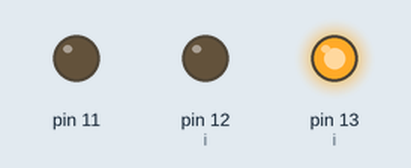
Simulated run of this sketch. Board: Arduino Uno, built with avr-gcc and run on an emulated ATmega328P. On the bench: output pins drawn as LEDs (lit = HIGH). What the sketch prints to the serial monitor is not drawn.

Above: at 0.2 s.
At 2.2 s:
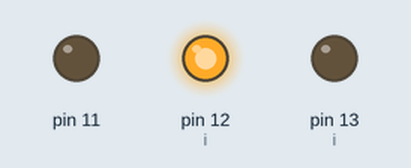
At 4.2 s:
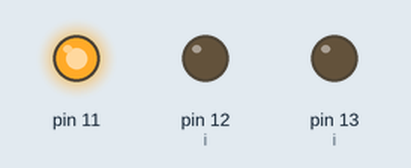
At 8.2 s:
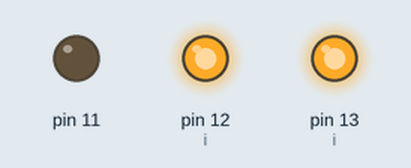
At 12.2 s:
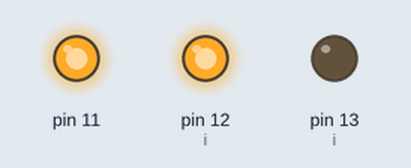
At 17.7 s:
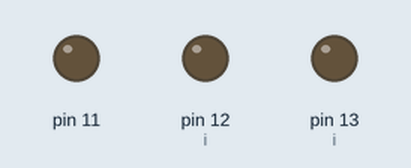
Timing chart, 0 to 18.2 s (numbered marks = the images above):
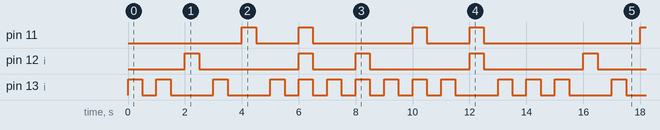

Measured:
- by itself, pin 11: repeats every 14.0 s: LOW 1.5 s, HIGH 0.50 s, LOW 3.5 s, HIGH 0.50 s, LOW 1.5 s, HIGH 0.50 s, LOW 5.5 s, HIGH 0.50 s
- by itself, pin 12 (i): repeats every 14.0 s: LOW 3.5 s, HIGH 0.50 s, LOW 1.5 s, 2 × (HIGH 0.50 s, LOW 3.5 s), HIGH 0.50 s
- by itself, pin 13 (i): moves between LOW and HIGH, repeating every 14.0 s

The sketch:

Exercicio_6_refatorado.ino
```cpp
/* Um LED RGB é um led 3 em um, pois ele possui 3 leds internos, um vermelho (Red),
um verde (Green) e um azul (Blue), daí o nome RGB, Red Green Blue.
Esse led está ligado no Arduino da seguinte maneira:

Pino 13 - led vermelho
Pino 12 - Led Azul
Pino 11 - Led verde

A) Crie um programa que faça esse led piscar na seguinte ordem:
- vermelho (1s)
- verde (1s)
- azul (1s)

B) Depois disso faça com que ele escreva no monitor serial, o nome da cor
que está piscando no momento.

C) Uma das grandes vantagens de se utilizar um led RGB é a sua capacidade
de combinação de cores e assim criar múltiplas cores.
Sabendo-se que se eu misturar:
vermelho + verde + azul, terei a cor Branco
vermelho + azul = Magenta (Rosa)
vermelho + verde = Amarelo
Verde + Azul = Ciano (Azul Claro)

Aumente o programa de forma que qdo ele terminar de piscar azul,
Ele misture as cores e pisque as cores acima 1 segundo por cor, depois voltando
ao vermelho.

Sequência de piscagem fica assim:
- Vermelho (foi)
- Verde (foi)
- Azul (foi)
- Branco (foi)
- Magenta (foi)
- Amarelo
- Ciano
*Cada uma pisca por 1s e volta ao vermelho

D) Depois disso faça com que ele escreva no monitor serial, o nome de cada cor
que está piscando no momento.
*/

// Definição de variáveis

int tempoEspera = 500;
int i = 13;

void setup()
{
  pinMode(i, OUTPUT);
  pinMode(i-1,OUTPUT);
  pinMode(i-2,OUTPUT);
  Serial.begin(9600);
}

// vermelho, verde e azul
void loop() {
    while (i>=11){
      digitalWrite(i,HIGH);
      delay(tempoEspera);
      digitalWrite(i,LOW);
      delay(tempoEspera);
      if (i != 13 || i == 13){
        digitalWrite(13,HIGH);
        delay(tempoEspera);
        digitalWrite(13,LOW);
        delay(tempoEspera);
      }
      i -= 1;
      }
    i = 13;

    // branco

    if (i==13){
      for (int a = 13;a>=11;a--){
          digitalWrite(a,HIGH);
          Serial.print(a);
          }
      delay(tempoEspera);
      for (int a = 13;a>=11;a--){
          digitalWrite(a,LOW);
          Serial.print(a);
          }
      delay(tempoEspera);
      digitalWrite(13,HIGH);
      delay(tempoEspera);
      digitalWrite(13,LOW);
      delay(tempoEspera);
    i = 13;

    //magenta

    if (i==13){
      for (int a = 13;a>=12;a--){
          digitalWrite(a,HIGH);
          Serial.print(a);
          }
      delay(tempoEspera);
      for (int a = 13;a>=12;a--){
          digitalWrite(a,LOW);
          Serial.print(a);
          }
      delay(tempoEspera);
      digitalWrite(13,HIGH);
      delay(tempoEspera);
      digitalWrite(13,LOW);
      delay(tempoEspera);
    i = 13;

    // amarelo

    if (i==13){
      for (int a = 13;a>=11;a -= 2 ){
          digitalWrite(a,HIGH);
          Serial.print(a);
          }
      delay(tempoEspera);
      for (int a = 13;a>=11;a -= 2){
          digitalWrite(a,LOW);
          Serial.print(a);
          }
      delay(tempoEspera);
      digitalWrite(13,HIGH);
      delay(tempoEspera);
      digitalWrite(13,LOW);
      delay(tempoEspera);
    i = 12;

    }

    // ciano

    if (i==12){
      for (int a = 12;a>=11;a -= 1 ){
          digitalWrite(a,HIGH);
          Serial.print(a);
          }
      delay(tempoEspera);
      for (int a = 12;a>=11;a -= 1){
          digitalWrite(a,LOW);
          Serial.print(a);
          }
      delay(tempoEspera);
      digitalWrite(13,HIGH);
      delay(tempoEspera);
      digitalWrite(13,LOW);
      delay(tempoEspera);
    i = 13;

    }
}
    }
}
```
